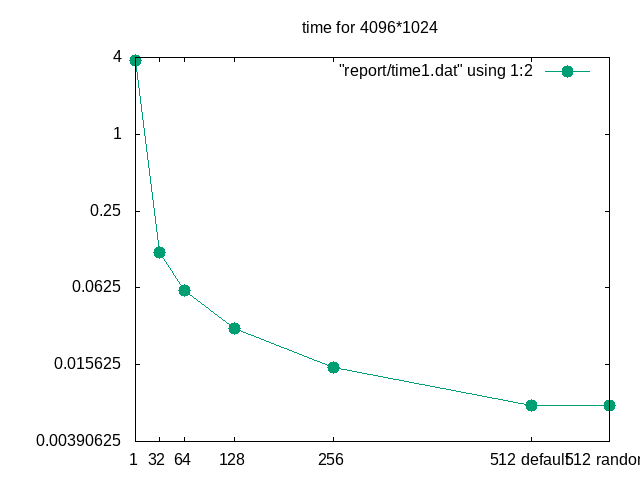

Recreate this plot in gnuplot.
set terminal png
set output "report/time1.png"
set logscale y 2
set xtics ("1" 1, "32" 32,"64" 64,"128" 128,"256" 256,"512 default" 512,"512 random" 612)
set title "time for 4096*1024"
plot "report/time1.dat" using 1:2 with linespoints linecolor 2 pointtype 7 pointsize 2
